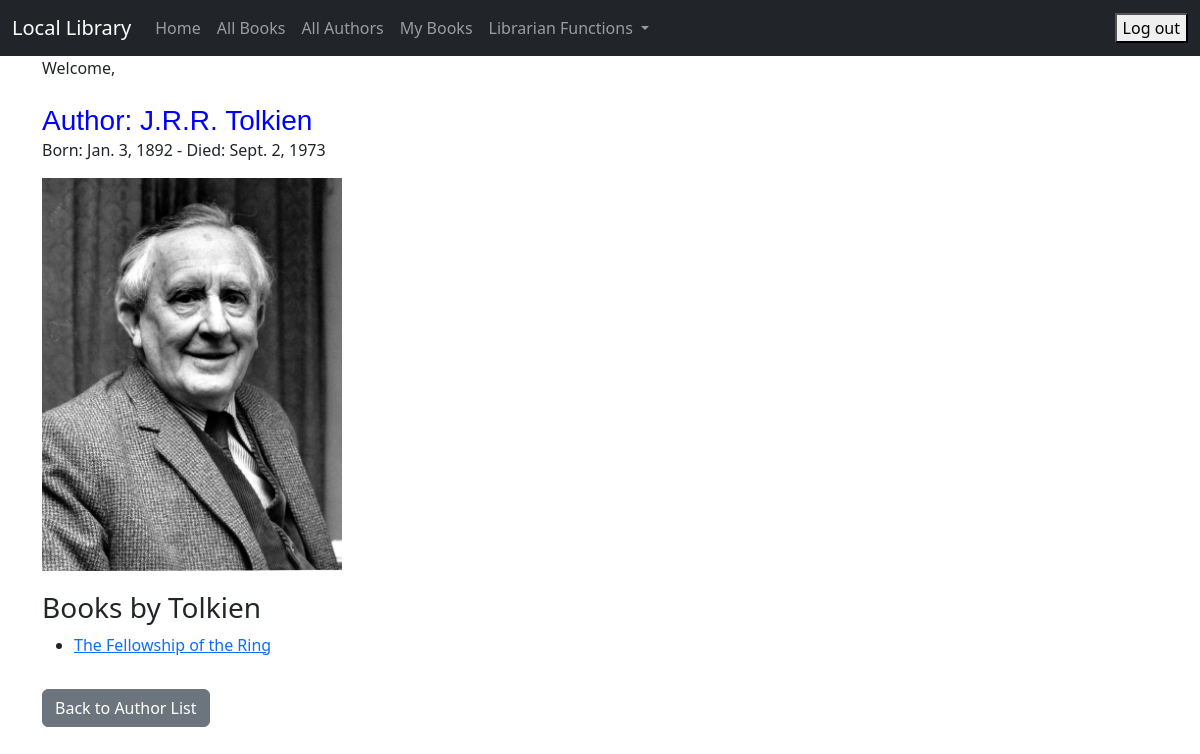
Page /Author_detail/2 (signed in) on the committed database.
### catalog/models.py (models this page shows, shortened)
class Author(models.Model):
    first_name = models.CharField(max_length=100)
    last_name = models.CharField(max_length=100)
    date_of_birth = models.DateField(null=True, blank=True)
    date_of_death = models.DateField('Died', null=True, blank=True)
    author_image = models.ImageField(upload_to='images/', null=True, blank=True)
    class Meta:
        ordering = ['last_name', 'first_name']

class Book(models.Model):
    title = models.CharField(max_length=200)
    author = models.ForeignKey('Author', on_delete=models.RESTRICT, null=True)
    summary = models.TextField(max_length=1000, help_text='Enter a brief description of the book')
    isbn = models.CharField('ISBN', max_length=13, unique=True,
                            help_text='13 Character <a href="https://www.isbn-international.org/content/what-isbn">ISBN number</a>')
    genre = models.ManyToManyField(Genre, help_text='Select a genre for this book')
    cover_image = models.ImageField(upload_to='book_covers/', null=True, blank=True)
    def get_absolute_url(self):
        return reverse('book_detail', args=[str(self.id)])

### catalog/views.py (the view)
class AuthorDetailView(LoginRequiredMixin, generic.DetailView):
    model = Author

### catalog/templates/catalog/author_detail.html
{% extends "catalog/base.html" %}
{% block content %}
  <h1>Author: {{ author.first_name }} {{ author.last_name }}</h1>
  {% if author.date_of_birth or author.date_of_death %}
    <p>
      {% if author.date_of_birth %}Born: {{ author.date_of_birth }}{% endif %}
      {% if author.date_of_death %} - Died: {{ author.date_of_death }}{% endif %}
    </p>
  {% endif %}
  {% if author.author_image %}
    <img src="{{ author.author_image.url }}" alt="{{ author.first_name }} {{ author.last_name }}" style="max-width: 300px; margin-bottom: 20px;">
  {% endif %}
  <h3>Books by {{ author.last_name }}</h3>
  {% if author.book_set.all %}
    <ul>
    {% for book in author.book_set.all %}
      <li><a href="{{ book.get_absolute_url }}">{{ book.title }}</a></li>
    {% endfor %}
    </ul>
  {% else %}
    <p>No books available for this author.</p>
  {% endif %}
  <a href="{% url 'author_list' %}" class="btn btn-secondary mt-3">Back to Author List</a>
{% endblock %}

### catalog/templates/catalog/base.html (shortened to what this page needs)
{% load static %}
<!doctype html>
<html lang="en">
<head>
    <link href="https://cdn.jsdelivr.net/npm/bootstrap@5.3.0-alpha1/dist/css/bootstrap.min.css" rel="stylesheet"
>
    <link href="{% static 'css/my_style.css' %}" rel="stylesheet">
</head>
<body>
<nav class="navbar navbar-expand-lg navbar-dark bg-dark">
    <div class="container-fluid">
        <a class="navbar-brand" href="{% url 'index' %}">Local Library</a>
        <div class="collapse navbar-collapse" id="navbarSupportedContent">
            <ul class="navbar-nav me-auto mb-2 mb-lg-0">
                <li class="nav-item">
                    <a class="nav-link" href="{% url 'index' %}">Home</a>
                </li>
                <li class="nav-item">
                    <a class="nav-link" href="{% url 'book_list' %}">All Books</a>
                </li>
                <li class="nav-item">
                    <a class="nav-link" href="{% url 'author_list' %}">All Authors</a>
                </li>
                {% if user.is_authenticated %}
                    <li><a class="nav-link" href="{% url 'my_books' %}">My Books</a></li>
                    {% if user.is_superuser %}
        <li class="nav-item dropdown">
            <a class="nav-link dropdown-toggle" href="#" role="button" data-bs-toggle="dropdown"
               aria-expanded="false">
                Librarian Functions
            </a>
        </li>
    {% endif %}
                {% endif %}
            </ul>
        </div>
        <ul class="nav navbar-nav ml-auto">
        {% if user.is_authenticated %}
           <li>
              <form action="{% url 'logout' %}" method="post">
                 <button type="submit">Log out</button>
              </form>
           </li>
        {% else %}
            <li><a class="nav-link" href="{% url 'login' %}"><span class="glyphicon glyphicon-log-in"></span>Login</a>
            </li>
            <li><a class="nav-link" href="{% url 'register' %}"><span class="glyphicon glyphicon-log-in"></span>Sign Up</a>
        </li>
        {% endif %}
    </ul>
    </div>
</nav>
<div class="container">
    {% if user.is_authenticated %}
        Welcome, {{ user.first_name }} {{ user.last_name }}
    {% endif %}
</div>
<div class="container">
    <br/>
    {% block content %}
    {% endblock %}
</div>
</body>
</html>

### catalog/static/css/my_style.css (style rules this page uses)
h1 { font-family: 'Changa One', sans-serif; margin: 10px 0; font-size: 1.75em; font-weight: normal; line-height: 0.5; text-align: left; color: #0000FF; }

### rows in the picture
Author: first_name "J.R.R.", last_name "Tolkien", date_of_birth "Jan. 3, 1892", date_of_death "Sept. 2, 1973", author_image (picture)
Book: title "The Fellowship of the Ring"
